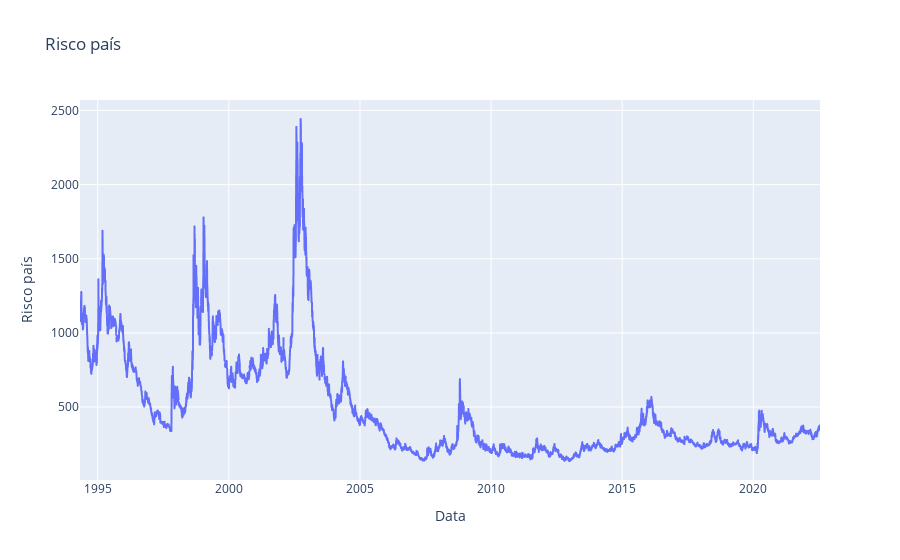

Source (notebook cell):
### Code cell
fig = px.line(df, x='Data', y='Risco país', title='Risco país')
fig.update_layout(xaxis_title='Data', yaxis_title='Risco país',)
fig.show()

### Figure 1 — Plotly figure (JSON) as saved in the notebook; plotly's stock layout.template omitted (floating-point values rounded to 4 significant figures; data arrays with more than 128 entries replaced by an {"elided": "..."} marker saying what was removed)
{"data": [{"hovertemplate": "Data=%{x}<br>Risco país=%{y}<extra></extra>", "legendgroup": "", "line": {"color": "#636efa", "dash": "solid"}, "marker": {"symbol": "circle"}, "mode": "lines", "name": "", "showlegend": false, "type": "scattergl", "x": {"elided": "7249 str values"}, "xaxis": "x", "y": {"elided": "7249 int values"}, "yaxis": "y"}], "layout": {"legend": {"tracegroupgap": 0}, "title": {"text": "Risco país"}, "xaxis": {"anchor": "y", "domain": [0, 1], "title": {"text": "Data"}}, "yaxis": {"anchor": "x", "domain": [0, 1], "title": {"text": "Risco país"}}}}
